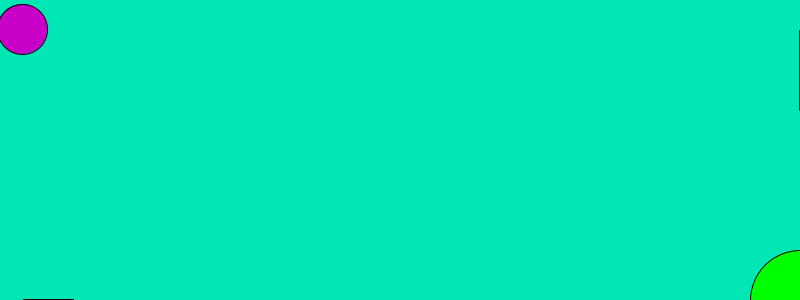
Frame 1 (no input)
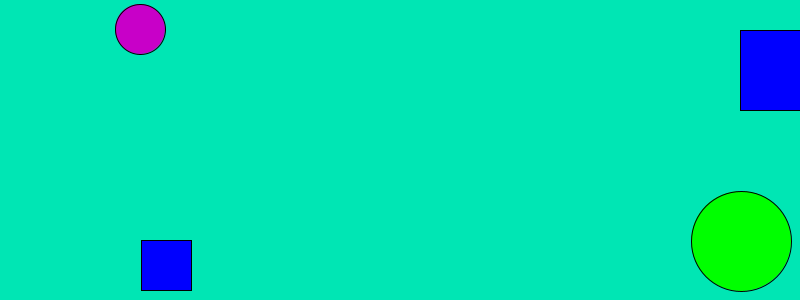
Frame 60 (the mouse pressed at the canvas centre just before this capture)
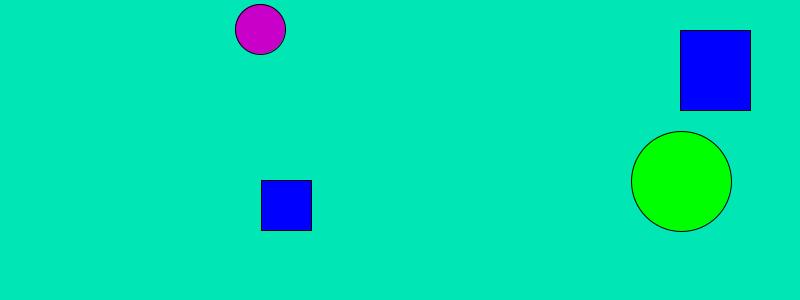
Frame 120 (the mouse held since frame 60 and released just before this capture)

The Processing sketch that drew these frames (run headless with seeded random() and noise(); from frame 60 on, the mouse is pressed at the canvas centre):

// Processing sketch: Movement_in_Processing
// ── Movement_in_Processing.pde
int blue = 22;
int bleh = 29;
int Farkle = 800;
int Lucas = 300;


void setup() {
  size(800,300);
}
void draw() {
  background(0,230,180);
  fill(200,0,200);
  ellipse(blue++,bleh++,50,50);
  fill(0,255,0);
  ellipse(Farkle--,Lucas--,100,100);
  fill(0,0,255);
  rect(blue++,Lucas,50,50);
  rect(Farkle,bleh--,70,80);
  println(blue);
}
